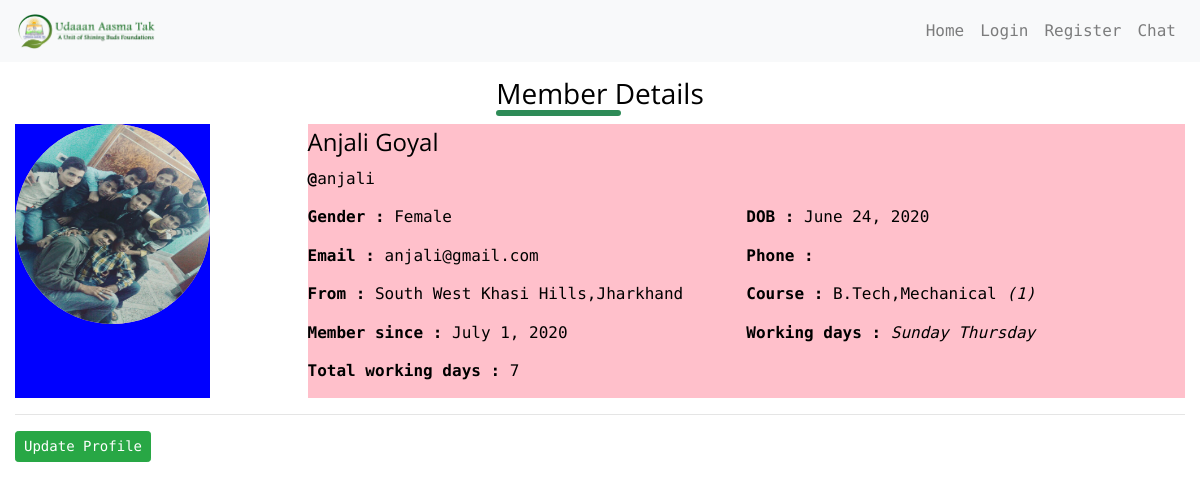
The page /memberdetails/anjali on the database as committed earlier.
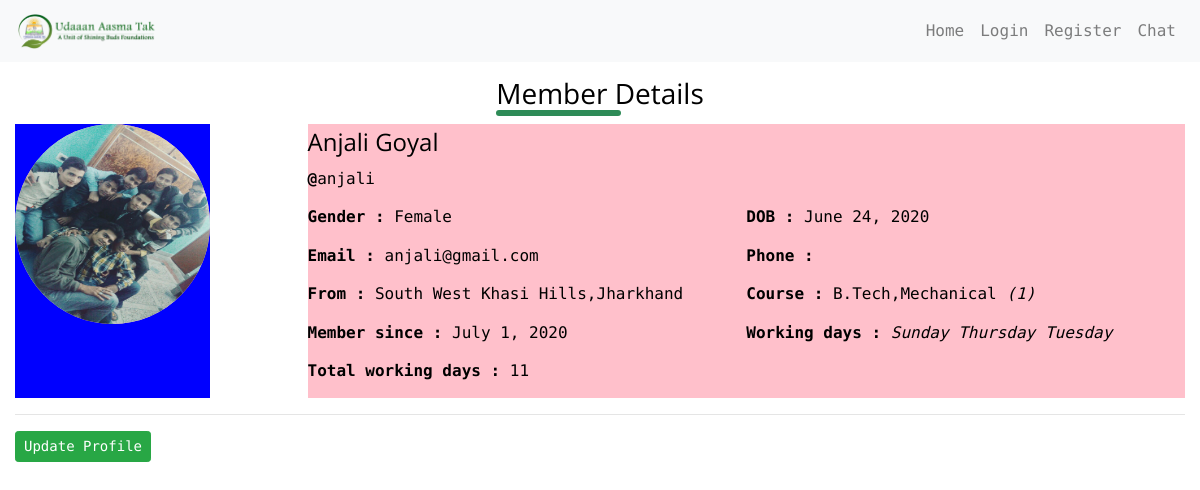
The same page on the database as committed later.
### members/models.py (models this page shows, shortened)
class GLAMember(models.Model):
  gender_choices = (
    ("",""),
    ('Male','Male'),
    ('Female','Female'),
    ('Other','Other')
  )
  user = models.OneToOneField(User, on_delete=models.CASCADE,null=True)
  username  = models.CharField(max_length=50,null=True,help_text='your username,non-editable')
  name      = models.CharField(max_length=50,null=True,help_text='your full name')
  gender    = models.CharField(max_length=8,choices=gender_choices,null=True,help_text='select your gender')
  dob       = models.DateField(null=True,auto_now=False, auto_now_add=False,help_text='DOB: mm-dd-yyyy')
  email     = models.EmailField(max_length=50,null=True,help_text='your GLA email id')
  phone_regex = RegexValidator(regex=r'^\+?1?\d{9,13}$',
            message="Phone number must be entered in the format: +91xxxxxxxxxx")
  phone = models.CharField(validators=[phone_regex], max_length=13, blank=True,help_text='+91xxxxxxxxxx') # validators should be a list
  state = models.ForeignKey(State,null=True, on_delete=models.CASCADE,help_text='select state')
  city = models.ForeignKey(City,null=True, on_delete=models.CASCADE,help_text='select city')
  course = models.ForeignKey(Course,null=True, on_delete=models.CASCADE, help_text='select course')
  branch  = models.ForeignKey(Branch,null=True, on_delete=models.CASCADE,help_text='select Branch')
  year = models.IntegerField(null=True,choices=(("",""),(1,1),(2,2),(3,3),(4,4)),help_text='select year')
  rollno = models.IntegerField(null=True,help_text='university roll no')
  joined_in = models.DateField(null=True,auto_now=False, auto_now_add=False,help_text='date of joining Udaaan')
  working_days = models.IntegerField(default=0,null=True,blank=True,help_text='non-editable')
  preferred_days = models.ManyToManyField(Day,help_text='select days you want to work on')
  photo = models.ImageField(upload_to=store_file_name,null=True,help_text='your profile photo')
  def __str__(self):
    return self.username
  class Meta:
    verbose_name = 'GLA Member'
    verbose_name_plural = 'GLA Members'

class City(models.Model):
  city  = models.CharField(max_length=50,blank=True,unique=True)
  state = models.ForeignKey(State,null=True,blank=True, on_delete=models.CASCADE)
  def __str__(self):
    return self.city
  class Meta:
    verbose_name = 'City'
    verbose_name_plural = 'Cities'

class State(models.Model):
  state = models.CharField(null=True,blank=True,max_length=50)
  def __str__(self):
    return self.state
  class Meta:
    verbose_name = 'State'
    verbose_name_plural = 'States'

class Course(models.Model):
  course_choices = (
    ('B.Tech','B.Tech'),
    ('M.Tech','M.Tech'),
    ('bphrama','B.Pharma'),
    ('mpharma','M.Pharma'),
    ('biotech','Biotech'),
    ('bba','BBA'),
    ('mba','MBA'),
    ('bca','BCA'),
    ('mca','MCA'),
    ('polytechnic','Polytechnic')
  )
  duration_choices = (
    (1,'1 year'),
    (2,'2 years'),
    (3,'3 years'),
    (4,'4 years')
  )
  course =  models.CharField(
                max_length=50,
                choices=course_choices,
                default='btech',
                blank=False,
                unique=True)
  duration = models.IntegerField(null=True,choices=duration_choices)
  class Meta:
    verbose_name = 'Course'
    verbose_name_plural = 'Courses'
  def __str__(self):
      return self.course

class Branch(models.Model):
  branch = models.CharField(
           max_length=50,
           blank=False,
           unique=False)
  course = models.ForeignKey(Course, on_delete=models.CASCADE)
  def __str__(self):
      return self.branch
  class Meta:
    verbose_name = 'Branch'
    verbose_name_plural = 'Branches'

class Day(models.Model):
  DAYS_CHOICES = (
    ('Monday','Monday'),
    ('Tuesday','Tuesday'),
    ('Wednesday','Wednesday'),
    ('Thursday','Thursday'),
    ('Friday','Friday'),
    ('Saturday','Saturday'),
    ('Sunday','Sunday'),
  )
  day = models.CharField(max_length=15,null=True,choices=DAYS_CHOICES)
  def __str__(self):
    return self.day
  class Meta:
    verbose_name = 'Day'
    verbose_name_plural = 'Days'

### members/views.py (the view)
# urls.py: path('memberdetails/<slug:slug>',MemberDetails.as_view(),name='memberdetails'),
class MemberDetails(DetailView):
  model = GLAMember
  slug_field = 'username'
  template_name = 'memberdetails.htm'

### members/templates/memberdetails.htm
{% extends 'base.htm' %}
{% block content %}
<div class="row no-gutters">
  <div class="col-sm-12 d-flex justify-content-center">
    <div class="underline"><h3>Member Details</h3></div>
  </div>
  <div class="col-md-2 col-sm-12 d-flex justify-content-center" style="background:blue;">
    <div class="image-cropper">
      <img src='{{ glamember.photo.url }}' alt="avatar" class="profile-pic">
    </div>
  </div>
  <div class="col-md-9 offset-md-1" style="background:pink;">
    <div class="row no-gutters">
      <div class="col-sm-12">
        <h4>{{ glamember.name}}</h4>
      </div>
    </div>
    <div class="row no-gutters">
      <div class="col-sm-12">
        <p><b>@</b>{{ glamember.username }}</p>
      </div>
    </div>
    <div class="row no-gutters">
      <div class="col-md-6">
        <p><b>Gender : </b>{{ glamember.gender }}</p>
      </div>
      <div class="col-md-6">
        <p><b>DOB : </b>{{ glamember.dob }}</p>
      </div>
    </div>
    <div class="row no-gutters">
      <div class="col-md-6">
        <p><b>Email : </b>{{ glamember.email }}</p>
      </div>
      <div class="col-md-6">
        <p><b>Phone :</b>{{ glamember.phone }}</p>
      </div>
      <div class="col-md-6">
        <p><b>From : </b>{{ glamember.city }},{{ glamember.state }}</p>
      </div>
      <div class="col-md-6">
        <p><b>Course : </b>{{ glamember.course }},{{ glamember.branch }} <i>({{ glamember.year }})</i></p>
      </div>
      <div class="col-md-6">
        <p><b>Member since : </b>{{ glamember.joined_in }}</p>
      </div>
      <div class="col-md-6">
        <p><b>Working days :</b>
          {% for day in glamember.preferred_days.all %}
            <i>{{ day }}</i>
          {% endfor %}
        </p>
      </div>
      <div class="col-md-6">
        <p><b>Total working days : </b>{{ glamember.working_days }}</p>
      </div>
    </div>
  </div>
</div>
<hr>
    <a class="btn btn-sm btn-success" href="{% url 'memberupdate' glamember %}">Update Profile</a>
{% endblock content %}

### templates/base.htm (shortened to what this page needs)
{% load static %}
<!DOCTYPE html>
<html lang='en'>
<head>
  <link rel='stylesheet' href='{% static "css/bootstrap.min.css" %}'>
</head>
<body>
  {% include 'snippets/navbar.htm' %}
  <div class="container-fluid">
    {% block content %}
    {% endblock content %}
  </div>
</body>
</html>

### templates/snippets/navbar.htm (shortened to what this page needs)
{% load static %}
<nav class="navbar navbar-expand-sm navbar-light bg-light">
  <a class="navbar-brand" href="{% url 'home' %}">
    <img src='{% static "img/logo.png" %}'>
  </a>
  <div class="collapse navbar-collapse" id="navbarSupportedContent">
    <ul class="navbar-nav ml-auto">
      <li class="nav-item">
        <a class="nav-link" href="{% url 'home' %}">Home</a>
      </li>
      {% if request.user.is_authenticated %}
        <li class="nav-item dropdown mr-auto">
          <a class="nav-link dropdown-toggle" href="#" id="navbarDropdown" role="button" data-toggle="dropdown" aria-haspopup="true" aria-expanded="false">
            {{ request.user }}
          </a>
          <div class="dropdown-menu" aria-labelledby="navbarDropdown">
            {% if not request.user.glamember %}
              <a class="dropdown-item" href="{% url 'membercreate' %}">Create Profile</a>
            {% else %}
              <a class="dropdown-item" href="{% url 'memberupdate' request.user %}">Update Profile</a>
              <a class="dropdown-item" href="{% url 'memberdetails' request.user %}">View Profile</a>
            {% endif %}
            {% if request.user.is_superuser %}
              <div class="dropdown-divider"></div>
              <a class="dropdown-item" href="{% url 'admin:index' %}">Admin</a>
            {% endif %}
            {% if request.user.glamember.ismoderator %}
              <div class="dropdown-divider"></div>
              <a class="dropdown-item" href="{% url 'attendancecreate' %}">Attendance</a>
            {% endif %}
            <div class="dropdown-divider"></div>
            <a class="dropdown-item" href="{% url 'logout' %}">Sign Out</a>
          </div>
        </li>
      {% else %}
        <li class="nav-item">
          <a class="nav-link" href="{% url 'login' %}">Login</a>
        </li>
        <li class="nav-item">
          <a class="nav-link" href="{% url 'register' %}">Register</a>
        </li>
      {% endif %}
      <li class="nav-item">
        <a class="nav-link" href="{% url 'home' %}">Chat</a>
      </li>
    </ul>
  </div>
</nav>

### templates/base.htm (style rules this page uses)
body { font-family: 'Roboto Mono', monospace; font-size: 16px; line-height:1.4; width: 100%; height: 100%; margin: 0; font-weight: 400; -webkit-font-smoothing: antialiased; -moz-osx-font-smoothing: grayscale; word-wrap: break-word; color: #000; background: #fff; }
p { line-height: inherit; font-size: inherit; font-weight: inherit; color: #000; }
h1,h2,h3,h4,h5,h6 { font-family: 'Open Sans', sans-serif; line-height: 1.5; font-weight: inherit; }
.navbar .navbar-brand img { width:auto; height: 36px; }
.underline { position: relative; height:42px; margin:10px 0px; }
h3::after { position: absolute; top:38px; left:0px; content:''; background-color: seagreen; width:60%; height:6px; border-radius: 3px; }
.image-cropper { width: 200px; height: 200px; overflow: hidden; background-color: red; border-radius: 50%; background-position: center; background-size: cover; background-repeat: no-repeat; }
.image-cropper .profile-pic { background-color:pink; width: 100%; height: 100%; }

Rows that differ between the two databases and show on the page:
changed GLAMember "Anjali Goyal": working_days "7" → "11"
now on this page (row unchanged): Day: day "Tuesday"
